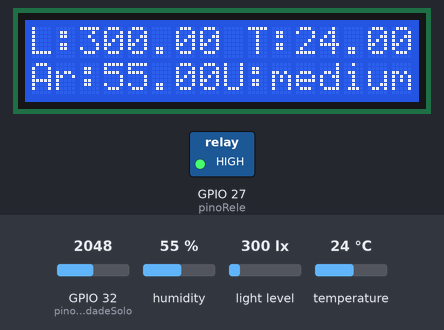
The sketch below on a simulated ESP32. Shown: 16×2 character LCD, switched loads named in the sketch (green lamp = pin HIGH). Inputs (shaded band) come from the test bench; at power-on: GPIO 32 (pinoUmidadeSolo) = 2048, humidity 55 %, light level 300 lx, temperature 24 °C. WiFi joins after 1.5 s; servers stay silent unless stated; the local clock reads 2024-03-15 10:24:30 at power-on unless the sketch sets it; what the sketch prints to the serial monitor is not drawn.

Above: at 2.7 s.
2.8 s: GPIO 32 (pinoUmidadeSolo) set to 2815
6.6 s: GPIO 32 (pinoUmidadeSolo) set to 2920
At 8.7 s:
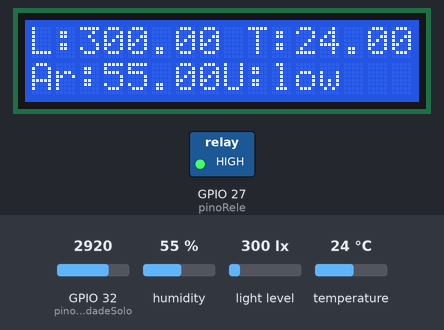
12.9 s: GPIO 32 (pinoUmidadeSolo) set to 1228
At 14.6 s:
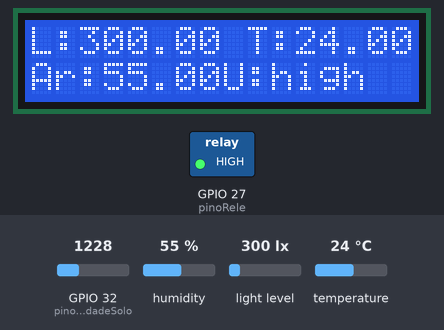
16.7 s: humidity set to 22 %
At 20.4 s:
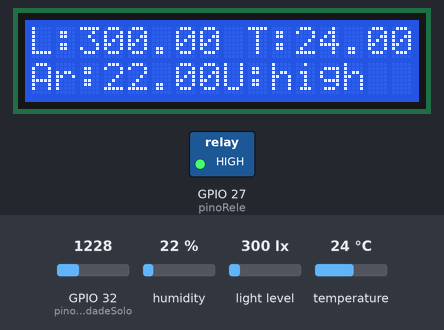
21.1 s: light level set to 40 lx
At 23.9 s:
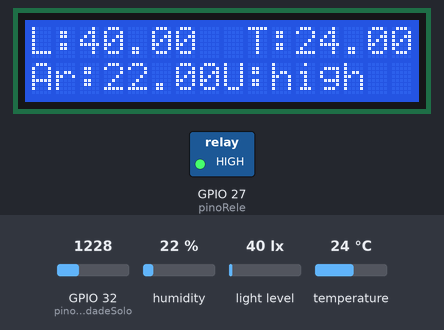
24.9 s: temperature set to 12 °C
At 26.2 s:
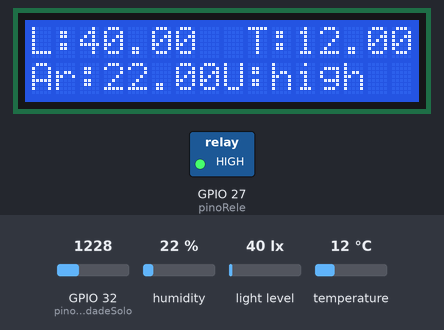
Timing chart, 0 to 27.9 s (numbered marks = the images above; inputs shaded):
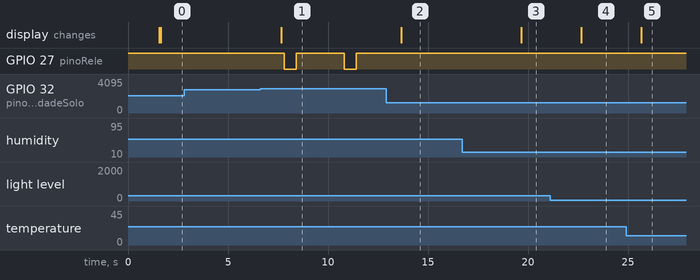

Measured:
- the behaviour switches between 2866 and 2867 on GPIO 32 (pinoUmidadeSolo) (found by bisection; images 0 and 1)
- after the input at 2.8 s, every drawn part: stays the same
- after the input at 6.6 s, GPIO 27 (pinoRele): alternates HIGH for 2.4 s and LOW for 0.60 s, starting after 1.2 s; the display: changes after 1.1 s (image 1)
- after the input at 12.9 s, GPIO 27 (pinoRele): stays HIGH (without the input it goes to LOW after 0.91 s); the display: changes after 0.76 s (image 2)
- after the input at 16.7 s, the display: changes after 3.0 s (image 3)
- after the input at 21.1 s, the display: changes after 1.6 s (image 4)
- after the input at 24.9 s, the display: changes after 0.77 s (image 5)

The sketch:

vaso-inteligente-arduino-app.ino
```cpp
#include <Arduino.h>
#include <WiFi.h>
#include <Firebase_ESP_Client.h>
#include <addons/TokenHelper.h>
#include <addons/RTDBHelper.h>
#include <time.h>

#include <Wire.h>
#include <BH1750.h>
#include "SparkFunHTU21D.h"
#include <LiquidCrystal_I2C.h>

#define nomeRede "APT 105_2G"
#define senhaRede "Luna1310"
#define urlBancoDados "https://planta-iot-esp32-rtdb-default-rtdb.firebaseio.com/"
#define chaveApi "AIzaSyAF-RxgSc2SKYeMtdiGwRfsf5oBHDCVdwY"

int pinoUmidadeSolo = 32;
int pinoRele = 27;

FirebaseData fbdo;
FirebaseAuth auth;
FirebaseConfig config;

BH1750 sensorLuz;
HTU21D sensorTempUmid;
LiquidCrystal_I2C tela(0x27, 16,2);

byte daysavetime = 1;
long timezone = -3;

float luminosidade;
float temperatura;
float umidadeAr;
float umidadeSolo;

unsigned long tempo = 0;
unsigned long tempoBombaDagua = 0;
unsigned long intervalo = 3000;

bool entradaComSucesso = false;

int indice = 0;

String data;
String hora;
String statusUmidadeSolo;
String nivelUmidade[3] = {
  "low",
  "medium",
  "high"
};

void setup() {
  definirPinos();

  Wire.begin();
  Serial.begin(115200);
  configurarDataEHora();

  conectarAoFirebase();
  inicializarSensorLuminosidade();
  inicializarSensorTempUmid();
  inicializarTela();
}

void loop() {

  if( Firebase.ready() && entradaComSucesso && (millis() - tempo > intervalo || tempo == 0) ) {
    tempo = millis();
    definirDataEHora();

    realizarLeituraLuminosidade();
    realizarLeituraTemperaturaEUmidade();
    realizarLeituraUmidadeSolo();

    exibirLeituraTela();
    exibirLeituraMonitorSerial();

    gravarRegistros();

    controlarBombaDAgua();
  }

}

void definirPinos() {
  pinMode(pinoRele, OUTPUT);
  digitalWrite(pinoRele, HIGH);
}

void configurarDataEHora() {
  configTime(3600 * timezone, daysavetime * 3600, "time.nist.gov", "0.pool.ntp.org", "1.pool.ntp.org");
}

void definirDataEHora() {
  struct tm tmstruct ;

  tmstruct.tm_year = 0;
  getLocalTime(&tmstruct);

  data = (String((tmstruct.tm_year) + 1900) + "-" + String(( tmstruct.tm_mon) + 1) + "-" + String(tmstruct.tm_mday));
  hora = (String(tmstruct.tm_hour) + ":" + String(tmstruct.tm_min) + ":" + String(tmstruct.tm_sec));
}

void conectarAoFirebase() {
  // Conectar a rede Wifi
  WiFi.begin(nomeRede, senhaRede);
  Serial.println("Conectando à rede Wi-Fi");
  while (WiFi.status() != WL_CONNECTED) {
    Serial.print(".");
    delay(300);
  }
  Serial.println();
  Serial.print("Conectado ao IP: ");
  Serial.println(WiFi.localIP());

  config.api_key = chaveApi;
  config.database_url = urlBancoDados;

  // sign up
  if (Firebase.signUp(&config, &auth, "", "")) {
    Serial.println("Entrada realizada com sucesso");
    entradaComSucesso = true;
  } else {
    Serial.printf("Erro ao conectar Wi-fi %s\n", config.signer.signupError.message.c_str());
  }

  config.token_status_callback = tokenStatusCallback;
  Firebase.reconnectNetwork(true);

  fbdo.setBSSLBufferSize(4096 /* Rx buffer size in bytes from 512 - 16384 */, 1024 /* Tx buffer size in bytes from 512 - 16384 */);
  fbdo.setResponseSize(2048);

  Firebase.begin(&config, &auth);
  Firebase.setDoubleDigits(5);

  config.timeout.networkReconnect = 10 * 1000;
  config.timeout.socketConnection = 10 * 1000;
  config.timeout.serverResponse = 10 * 1000;
  config.timeout.rtdbKeepAlive = 45 * 1000;
  config.timeout.rtdbStreamReconnect = 1 * 1000;
  config.timeout.rtdbStreamError = 3 * 1000;
}

void inicializarSensorLuminosidade() {
  sensorLuz.begin();
  if (sensorLuz.begin()) {
    Serial.println(F("Sensor luminosidade BH1750 inicializado"));
  } else {
    Serial.println(F("Erro ao iniciar sensor luminosidade BH1750"));
  }
};

void inicializarSensorTempUmid() {
  sensorTempUmid.begin();
};

void inicializarTela() {
  tela.init();
  tela.clear();
  tela.backlight();
}

void realizarLeituraLuminosidade() {
  luminosidade = sensorLuz.readLightLevel();
}

void realizarLeituraTemperaturaEUmidade() {
  temperatura = sensorTempUmid.readTemperature();
  umidadeAr = sensorTempUmid.readHumidity();
}

void realizarLeituraUmidadeSolo() {
  umidadeSolo = 100 - ((analogRead(pinoUmidadeSolo)/4095.00) * 100);
  definirStatusUmidadeSolo();
}

void definirStatusUmidadeSolo() {
  if (umidadeSolo > 65) {
    statusUmidadeSolo = nivelUmidade[2];
  } else if (umidadeSolo <= 65 && umidadeSolo >= 30) {
    statusUmidadeSolo = nivelUmidade[1];
  } else {
    statusUmidadeSolo = nivelUmidade[0];
  }
}

void exibirLeituraMonitorSerial() {

  Serial.println();
  Serial.println("******************** INÍCIO **********************");
  Serial.println();
  Serial.println("Data/hora: " + data + " " + hora);
  Serial.println();

  Serial.print("Luminosidade: ");
  Serial.println(luminosidade);
  Serial.println();

  Serial.print("Temperatura: ");
  Serial.print(temperatura);
  Serial.println("°C");
  Serial.println();

  Serial.print("Umidade do ar: ");
  Serial.print(umidadeAr);
  Serial.println("%");
  Serial.println();

  Serial.print("Umidade solo: ");
  Serial.print(umidadeSolo);
  Serial.println("%");
  Serial.println();
}

void exibirLeituraTela() {
  tela.clear();

  tela.setCursor(0, 0);
  tela.print("L:");
  tela.print(luminosidade);

  tela.setCursor(9, 0);
  tela.print("T:");
  tela.print(temperatura);

  tela.setCursor(0, 1);
  tela.print("Ar:");
  tela.print(umidadeAr);

  tela.setCursor(8, 1);
  tela.print("U:");
  tela.print(statusUmidadeSolo);
}

void gravarRegistros() {
  FirebaseJson registro;
  registro.add("dataLeitura", data);
  registro.add("horaLeitura", hora);
  registro.add("luminosidade", luminosidade);
  registro.add("temperatura", temperatura);
  registro.add("umidadeAr", umidadeAr);
  registro.add("umidadeSolo", umidadeSolo);

  if (Firebase.RTDB.set(&fbdo, "/sensores/registros/" + String(indice), &registro)) {
    Serial.println("Registro adicionado em: " + fbdo.dataPath());
    Serial.println();
    Serial.println("********************** FIM ****************************");
    indice++;
  } else {
    Serial.println("Erro ao adicionar registro: " + fbdo.dataPath() + ". " + fbdo.errorReason());
  }
}

void controlarBombaDAgua() {
  if (umidadeSolo <= 30) {
    digitalWrite(pinoRele, LOW);
  }
  delay(600);
  digitalWrite(pinoRele, HIGH);
}
```
